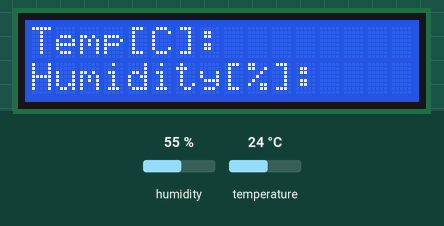
This sketch was run on a simulated Arduino Uno, built with avr-gcc and run on an emulated ATmega328P. On the bench: 16×2 character LCD. Wiring (inferred from the names in the program): DHT11 sensor: data pin 4. The test bench sets the inputs (shaded band); at power-on: humidity 55 %, temperature 24 °C. What the sketch prints to the serial monitor is not drawn.

Above: at 0.1 s.
At 2.4 s:
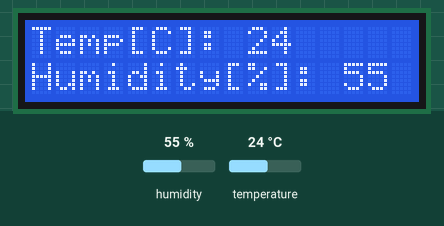

The sketch:

temp_humidity.ino
```cpp
#include <LiquidCrystal.h>
#include "dht11.h"

// LCD
constexpr int E_PIN = 7;
constexpr int RS_PIN = 8;
constexpr int DB4_PIN = 9;
constexpr int DB5_PIN = 10;
constexpr int DB6_PIN = 11;
constexpr int DB7_PIN = 12;

constexpr int DHT11_PIN = 4;

LiquidCrystal lcd(RS_PIN, E_PIN, DB4_PIN, DB5_PIN, DB6_PIN, DB7_PIN);
Dht11 dht11(DHT11_PIN);

void setup() {
  Serial.begin(9600);
  dht11.begin();

  lcd.begin(2, 16);
  lcd.print("Temp[C]: ");
  lcd.setCursor(0, 1);
  lcd.print("Humidity[%]: ");

  delay(2000);
}

void loop() {
  Dht11::Values result = dht11.readValues();
  if (result.isInvalid()) {
    lcd.setCursor(9, 0);
    lcd.print("-------");
    lcd.setCursor(13, 1);
    lcd.print("---");

    Serial.println("-,-");
  } else {
    lcd.setCursor(9, 0);
    lcd.print("       ");

    lcd.setCursor(9, 0);
    lcd.print(result.temperature);

    lcd.setCursor(13, 1);
    lcd.print("   ");

    lcd.setCursor(13, 1);
    lcd.print(result.humidity);

    Serial.print(result.temperature);
    Serial.print(',');
    Serial.println(result.humidity);
  }

  delay(60000);
}
```

dht11.cpp
```cpp
/*
 * 温湿度センサDHT11の制御
 * https://github.com/adafruit/DHT-sensor-library/blob/15020aa891f81cabb8bad0a9fe66b6c6ef8cf676/DHT.cpp
 * を単純化した
 */

#include "dht11.h"

#include <Arduino.h>

Dht11::Dht11(uint8_t pin, bool debug) :
  pin_(pin),
  debug_(debug),
  bit_(digitalPinToBitMask(pin_)),
  port_(digitalPinToPort(pin_)),
  max_cycles_(microsecondsToClockCycles(200))
{
}

void Dht11::begin() {
  pinMode(pin_, INPUT_PULLUP);
}

Dht11::Values Dht11::readValues() {
  constexpr int Timeout = 200;
  uint8_t data[5] = {};

  // 読み込み前にプルアップする
  digitalWrite(pin_, HIGH);
  delay(250);

  pinMode(pin_, OUTPUT);
  digitalWrite(pin_, LOW);
  delay(30);

  uint32_t cycles[80];
  {
    // ブロック内で割り込み禁止
    InterruptLock lock;

    digitalWrite(pin_, HIGH);
    delayMicroseconds(40);

    pinMode(pin_, INPUT_PULLUP);
    delayMicroseconds(10);

    if (expectPulse(LOW) == 0) {
      debugPrintln("Error,1st wait: LOW");
      return Values::invalid();
    }

    if (expectPulse(HIGH) == 0) {
      debugPrintln("Error,1st wait: HIGH");
      return Values::invalid();
    }

    for (int i = 0; i < 80; i += 2) {
      cycles[i] = expectPulse(LOW);
      cycles[i + 1] = expectPulse(HIGH);
    }
  }

  for (int i = 0; i < 40; ++i) {
    uint32_t lowCycles = cycles[2 * i];
    uint32_t highCycles = cycles[2 * i + 1];

    if (lowCycles == 0 || highCycles == 0) {
      debugPrint("Error,Bit: ");
      debugPrintln(i);

      return Values::invalid();
    }

    data[i / 8] <<= 1;
    if (highCycles > lowCycles) {
      data[i / 8] |= 1;
    }
  }

  uint8_t sum = (data[0] + data[1] + data[2] + data[3]) & 0xFF;
  if (data[4] != sum) {
    debugPrintln("Error,Invalid sum");
    return Values::invalid();
  }

  return Values{ static_cast<int>(data[2]), static_cast<int>(data[0]) };
}

uint32_t Dht11::expectPulse(bool level) {
  uint32_t count = 0;
  uint8_t portState = level ? bit_ : 0;

  while ((*portInputRegister(port_) & bit_) == portState) {
    if (count >= max_cycles_) {
      return 0;
    }

    ++count;
  }

  return count;
}

bool Dht11::debugPrint(const char* s) {
  if (!debug_) {
    return false;
  }

  Serial.print(s);

  return true;
}

bool Dht11::debugPrint(int i) {
  if (!debug_) {
    return false;
  }

  Serial.print(i);

  return true;
}

bool Dht11::debugPrintln(const char* s) {
  if (!debug_) {
    return false;
  }

  Serial.println(s);

  return true;
}

bool Dht11::debugPrintln(int i) {
  if (!debug_) {
    return false;
  }

  Serial.println(i);

  return true;
}
```

dht11.h
```cpp
#pragma once

#include "Arduino.h"

class Dht11 {
public:
  struct Values {
    int temperature;
    int humidity;

    static Values invalid() {
      return Values{ -99, -1 };
    }

    bool isInvalid() const {
      return temperature == -99 && humidity == -1;
    }
  };

  class InterruptLock {
  public:
    InterruptLock() {
      noInterrupts();
    }

    ~InterruptLock() {
      interrupts();
    }
  };

  Dht11(uint8_t pin, bool debug = false);
  void begin();
  Values readValues();

private:
  uint8_t pin_;
  bool debug_;

  uint8_t bit_;
  uint8_t port_;
  uint32_t max_cycles_;

  uint32_t expectPulse(bool level);
  bool debugPrint(const char* s);
  bool debugPrint(int i);
  bool debugPrintln(const char* s);
  bool debugPrintln(int i);
};
```
